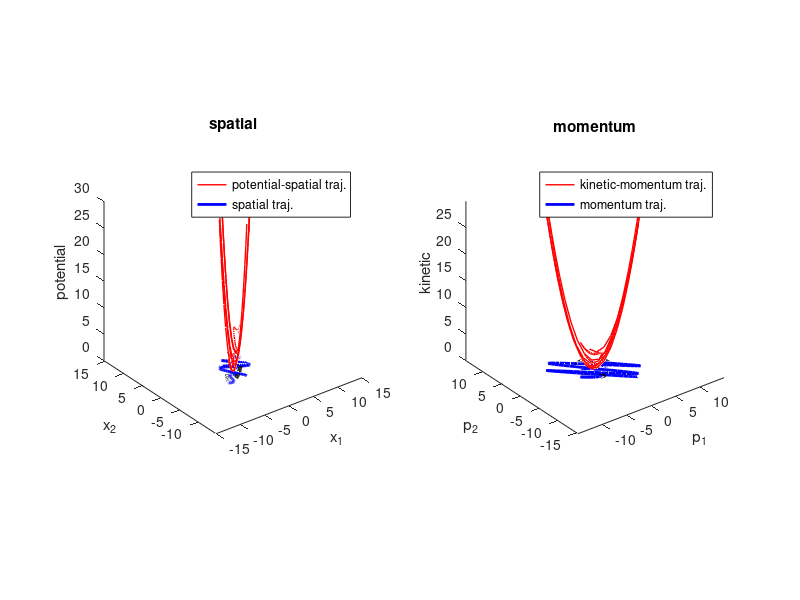

Here is the MATLAB script that generated this plot:
%% show the Vanilla HMC approach, i.e. no transformation for both spatial and momentum coordinates
rand('seed',54321);
randn('seed',54321);
rLim = 5;
BND = rLim + 1;
%% STEP SIZE
delta = .05;
L = 10;
episode = 100;
SIGMA=[1,.9;.9,1];
#SIGMA=[1.0,0.0;
#       0.0,1.0];
%% DEFINE POTENTIAL ENERGY FUNCTION
U = @(x) x' * inv(SIGMA) * x/2;
%% DEFINE GRADIENT OF POTENTIAL ENERGY
dU = @(x) inv(SIGMA)*x;

%% DEFINE KINETIC ENERGY FUNCTION
#K = @(p) (transpose(p)*p)/2;
#dK = @(p) p;
K = @(x) x' *  x/2;
%% DEFINE GRADIENT OF POTENTIAL ENERGY
dK = @(x) x;
for i=1:3
%% INITIAL STATE
  x = [];
  p = [];
xStar = randn(2,1)*2;
pStar = randn(2,1)*2;
x(:,end+1) = [xStar;U(xStar)];
p(:,end+1) = [pStar;K(pStar)];
%% SAMPLE RANDOM MOMENTUM

for j= 1:episode
  xStar = xStar + delta*dK(pStar);
  pStar = pStar - delta*dU(xStar);
  x(:,end+1) = [xStar;U(xStar)];
  p(:,end+1) = [pStar;K(pStar)];
end
                                #subplot(1,2,1)
figure(1);
subplot(1,2,1);

plot3(x(1,:),x(2,:),x(3,:),'r-','Linewidth',1);
hold on;
plot3(x(1,:),x(2,:),'b-','Linewidth',2);
#plot3(x(1,1),x(2,1),'bo','Markersize',20);

                                #print -dpng 'figures/hmc2-1.png'
subplot(1,2,2);

#subplot(1,2,2)
plot3(p(1,:),p(2,:),p(3,:),'r-','Linewidth',1);
hold on;
plot3(p(1,:),p(2,:),'b-','Linewidth',2);

                                #print -dpng 'figures/hmc2-1.png'
end
subplot(1,2,1);
hold on;
t = linspace(0,2*pi,100)';
xy = 3*sqrtm(SIGMA)*[cos(t)';sin(t)'];
%% ## plot(circsx,circsy,'k');
plot3(xy(2,:),xy(1,:),'k--','Linewidth',3);
xlabel('x_1');
ylabel('x_2');
zlabel('potential');
title('spatial')
legend('potential-spatial traj.','spatial traj.')
axis equal
subplot(1,2,2);
hold on;
t = linspace(0,2*pi,100)';
xy = 3*[cos(t)';sin(t)'];
%% ## plot(circsx,circsy,'k');
plot3(xy(2,:),xy(1,:),'k--','Linewidth',3);
##plot3(x(1,1),x(2,1),'bo','Markersize',20);
xlabel('p_1');
ylabel('p_2');
zlabel('kinetic');
title('momentum')
legend('kinetic-momentum traj.','momentum traj.')
axis equal
pause()
